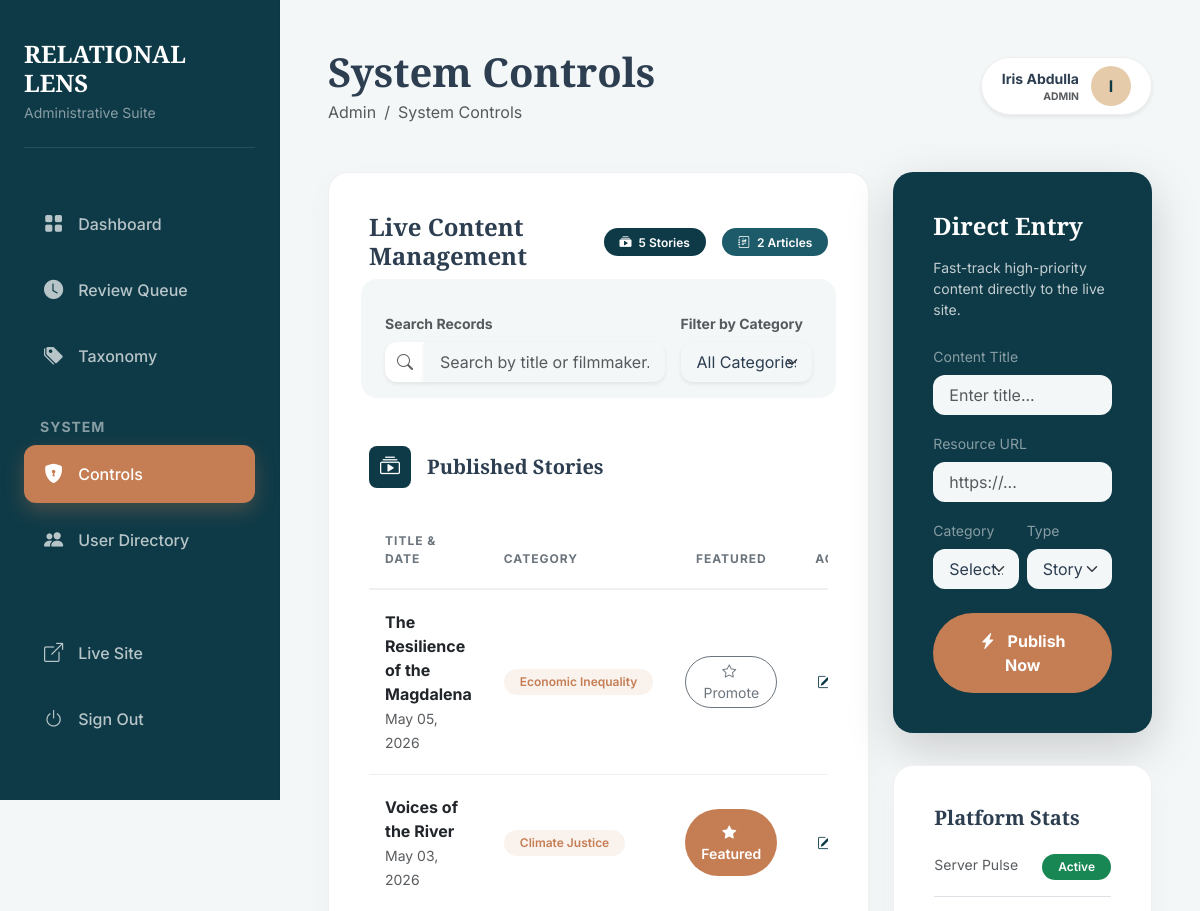
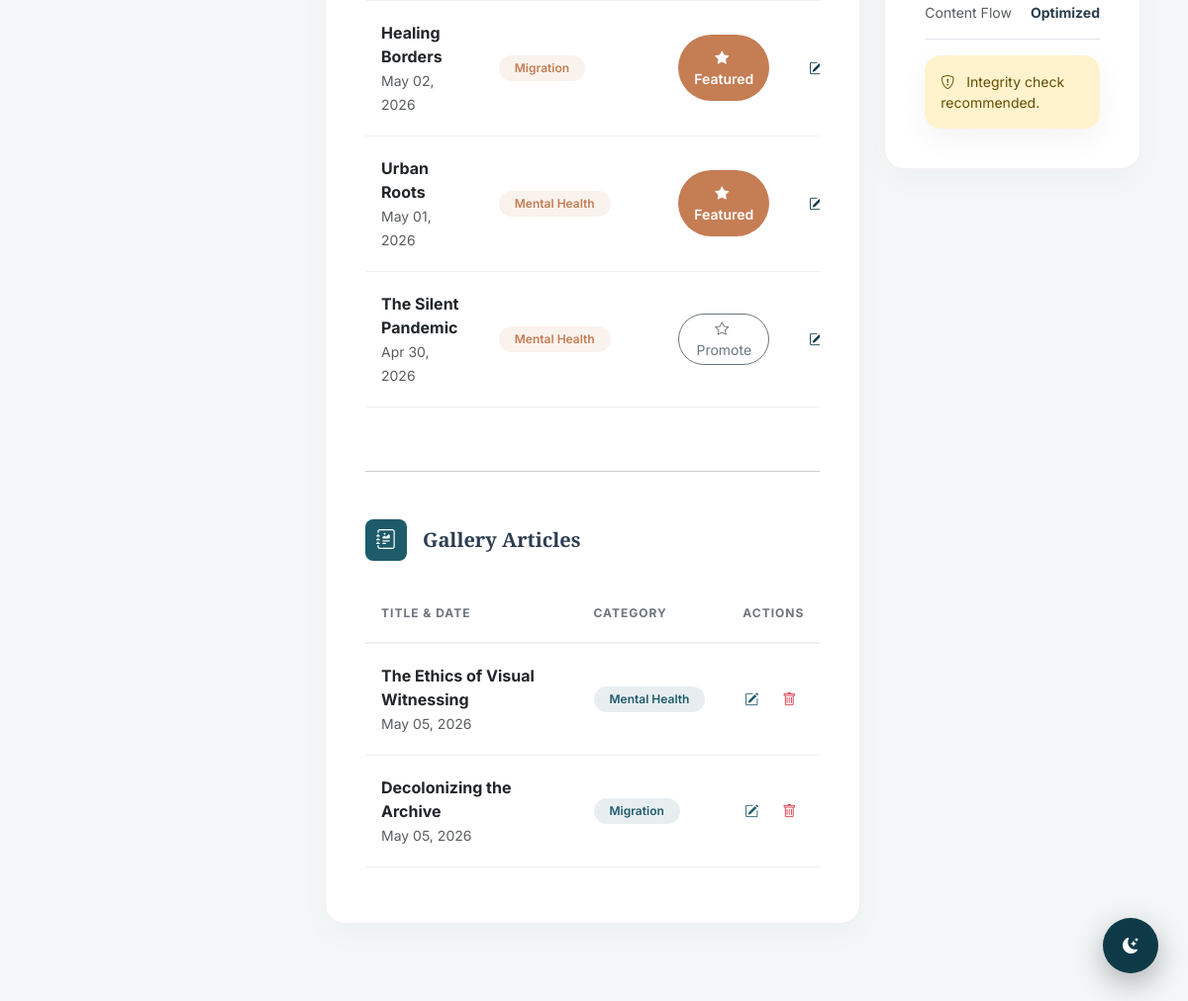
Page /admin/superadmin.php (signed in) on the committed database (2 pictures, top to bottom).
### tables this page shows
CREATE TABLE `stories` (
  `id` int(11) NOT NULL,
  `title` varchar(300) NOT NULL,
  `slug` varchar(300) NOT NULL,
  `description` text DEFAULT NULL,
  `transcript` longtext DEFAULT NULL,
  `video_url` varchar(500) DEFAULT NULL,
  `thumbnail_url` varchar(500) DEFAULT NULL,
  `duration_seconds` int(11) DEFAULT NULL,
  `filmmaker_name` varchar(200) DEFAULT NULL,
  `filmmaker_email` varchar(255) DEFAULT NULL,
  `filmmaker_bio` text DEFAULT NULL,
  `community_credit` text DEFAULT NULL COMMENT 'Who the story is WITH, not about',
  `region_id` int(11) DEFAULT NULL,
  `category_id` int(11) DEFAULT NULL,
  `language` varchar(100) DEFAULT 'English',
  `subtitles_available` tinyint(1) DEFAULT 0,
  `status` enum('draft','pending','under_review','approved','rejected') DEFAULT 'draft',
  `ethics_consent` tinyint(1) DEFAULT 0 COMMENT 'Must be 1 before submission',
  `decolonial_tags` longtext DEFAULT NULL COMMENT 'e.g. ["indigenous","land rights","anti-colonial"]',
  `views_count` int(11) DEFAULT 0,
  `created_at` timestamp NULL DEFAULT current_timestamp(),
  `updated_at` timestamp NULL DEFAULT current_timestamp() ON UPDATE current_timestamp(),
  `approved_at` timestamp NULL DEFAULT NULL,
  `approved_by` int(11) DEFAULT NULL,
  `is_featured` tinyint(1) DEFAULT 0
);

CREATE TABLE `categories` (
  `id` int(11) NOT NULL,
  `name` varchar(150) NOT NULL,
  `icon` varchar(100) DEFAULT NULL,
  `slug` varchar(150) NOT NULL
);

CREATE TABLE `articles` (
  `id` int(11) NOT NULL,
  `author_id` int(11) NOT NULL COMMENT 'Links to users.id',
  `title` varchar(255) NOT NULL,
  `slug` varchar(255) NOT NULL,
  `excerpt` text DEFAULT NULL COMMENT 'Brief summary for the Gallery grid',
  `content` longtext DEFAULT NULL COMMENT 'The full article/essay body',
  `image_url` varchar(500) DEFAULT NULL COMMENT 'Main photo for the article',
  `category_id` int(11) DEFAULT NULL COMMENT 'Links to categories.id (Grand Challenges)',
  `related_story_id` int(11) DEFAULT NULL COMMENT 'Optional link to a documentary (stories.id)',
  `status` enum('pending','approved','rejected') DEFAULT 'pending',
  `created_at` timestamp NULL DEFAULT current_timestamp(),
  `updated_at` timestamp NULL DEFAULT current_timestamp() ON UPDATE current_timestamp()
);

### admin/superadmin.php (the view, shortened to what this page needs)
<?php
require_once '../config/db.php';
require_once 'layout.php';
$approvedStories = $pdo->query("SELECT s.*, c.name as category_name FROM stories s LEFT JOIN categories c ON s.category_id = c.id WHERE s.status = 'approved' ORDER BY s.created_at DESC")->fetchAll();
$approvedArticles = $pdo->query("SELECT a.*, c.name as category_name FROM articles a LEFT JOIN categories c ON a.category_id = c.id WHERE a.status = 'approved' ORDER BY a.created_at DESC")->fetchAll();
?>
<div class="row g-4">
    <div class="col-lg-8">
        <div class="admin-card">
            <div class="d-flex justify-content-between align-items-center mb-4">
                <h4 class="playfair fw-bold mb-0">Live Content Management</h4>
                <div class="d-flex gap-3">
                    <span class="badge bg-navy text-white px-3 py-2 rounded-pill small">
                        <i class="bi bi-collection-play-fill me-1"></i> <?= count($approvedStories) ?> Stories
                    </span>
                    <span class="badge bg-teal text-white px-3 py-2 rounded-pill small">
                        <i class="bi bi-journal-richtext me-1"></i> <?= count($approvedArticles) ?> Articles
                    </span>
                </div>
            </div>
            <div class="row g-3 mb-5 p-3 rounded-4" style="background: var(--bg-color);">
                <div class="col-md-8">
                    <label class="form-label small fw-bold text-muted">Search Records</label>
                    <div class="input-group">
                        <span class="input-group-text bg-white border-end-0 border-0 shadow-sm" style="border-radius: 12px 0 0 12px;"><i class="bi bi-search text-muted"></i></span>
                        <input type="text" id="contentSearch" class="form-control border-start-0 border-0 shadow-sm py-2" placeholder="Search by title or filmmaker..." style="border-radius: 0 12px 12px 0;">
                    </div>
                </div>
                <div class="col-md-4">
                    <label class="form-label small fw-bold text-muted">Filter by Category</label>
                    <select id="categoryFilter" class="form-select border-0 shadow-sm py-2" style="border-radius: 12px;">
                        <option value="all">All Categories</option>
                    </select>
                </div>
            </div>
            <div class="mb-5">
                <div class="d-flex align-items-center mb-4">
                    <div class="icon-box bg-navy text-white rounded-3 me-3 p-2">
                        <i class="bi bi-collection-play fs-5"></i>
                    </div>
                    <h5 class="playfair fw-bold mb-0">Published Stories</h5>
                </div>
                <div class="table-responsive">
                    <table class="table table-hover align-middle" id="storyTable">
                        <thead>
                            <tr class="text-muted small">
                                <th>TITLE & DATE</th>
                                <th>CATEGORY</th>
                                <th class="text-center">FEATURED</th>
                                <th class="text-end">ACTIONS</th>
                            </tr>
                        </thead>
                        <tbody>
                            <?php foreach ($approvedStories as $story): ?>
                            <tr class="content-row" data-category="<?= htmlspecialchars($story['category_name']) ?>" data-search="<?= strtolower($story['title'] . ' ' . $story['filmmaker_name']) ?>">
                                <td>
                                    <div class="fw-bold"><?= htmlspecialchars($story['title']) ?></div>
                                    <small class="text-muted"><?= date('M d, Y', strtotime($story['created_at'])) ?></small>
                                </td>
                                <td><span class="badge bg-terracotta-soft text-terracotta px-3"><?= htmlspecialchars($story['category_name']) ?></span></td>
                                <td class="text-center">
                                    <form method="POST" style="display:inline;">
                                        <button type="submit" name="toggle_feature" class="btn btn-sm <?= $story['is_featured'] ? 'btn-terracotta' : 'btn-outline-secondary' ?> rounded-pill px-3">
                                            <i class="bi <?= $story['is_featured'] ? 'bi-star-fill' : 'bi-star' ?> me-1"></i>
                                            <?= $story['is_featured'] ? 'Featured' : 'Promote' ?>
                                        </button>
                                    </form>
                                </td>
                                <td class="text-end">
                                    <div class="d-flex gap-2 justify-content-end">
                                        <a href="edit_story.php?id=<?= $story['id'] ?>" class="btn btn-sm btn-outline-navy border-0 rounded-circle" title="Edit"><i class="bi bi-pencil-square"></i></a>
                                    </div>
                                </td>
                            </tr>
                            <?php endforeach; ?>
                        </tbody>
                    </table>
                </div>
            </div>
            <hr class="my-5 opacity-5">
            <div>
                <div class="d-flex align-items-center mb-4">
                    <div class="icon-box bg-teal text-white rounded-3 me-3 p-2">
                        <i class="bi bi-journal-richtext fs-5"></i>
                    </div>
                    <h5 class="playfair fw-bold mb-0">Gallery Articles</h5>
                </div>
                <div class="table-responsive">
                    <table class="table table-hover align-middle" id="articleTable">
                        <thead>
                            <tr class="text-muted small">
                                <th>TITLE & DATE</th>
                                <th>CATEGORY</th>
                                <th class="text-end">ACTIONS</th>
                            </tr>
                        </thead>
                        <tbody>
                            <?php foreach ($approvedArticles as $article): ?>
                            <tr class="content-row" data-category="<?= htmlspecialchars($article['category_name'] ?: 'General') ?>" data-search="<?= strtolower($article['title']) ?>">
                                <td>
                                    <div class="fw-bold"><?= htmlspecialchars($article['title']) ?></div>
                                    <small class="text-muted"><?= date('M d, Y', strtotime($article['created_at'])) ?></small>
                                </td>
                                <td><span class="badge bg-teal-soft text-teal px-3"><?= htmlspecialchars($article['category_name'] ?: 'General') ?></span></td>
                                <td class="text-end">
                                    <div class="d-flex gap-2 justify-content-end">
                                        <a href="edit_article.php?id=<?= $article['id'] ?>" class="btn btn-sm btn-outline-teal border-0 rounded-circle" title="Edit"><i class="bi bi-pencil-square"></i></a>
                                        <a href="superadmin.php?delete_id=<?= $article['id'] ?>&type=article&csrf_token=<?= $_SESSION['csrf_token'] ?>" class="btn btn-sm btn-outline-danger border-0 rounded-circle" onclick="return confirm('Permanently delete this article?')" title="Delete"><i class="bi bi-trash"></i></a>
                                    </div>
                                </td>
                            </tr>
                            <?php endforeach; ?>
                        </tbody>
                    </table>
                </div>
            </div>
        </div>
    </div>
    <div class="col-lg-4">
        <div class="admin-card bg-navy text-white border-0 shadow-lg">
            <h4 class="playfair fw-bold mb-3 text-white">Direct Entry</h4>
            <p class="opacity-75 small mb-4">Fast-track high-priority content directly to the live site.</p>
            <form method="POST" action="superadmin.php">
                <div class="mb-3">
                    <label class="form-label small text-white-50">Content Title</label>
                    <input type="text" name="title" class="form-control border-0 py-2" placeholder="Enter title..." required>
                </div>
                <div class="mb-3">
                    <label class="form-label small text-white-50">Resource URL</label>
                    <input type="url" name="resource_url" class="form-control border-0 py-2" placeholder="https://..." required>
                </div>
                <div class="row g-2 mb-4">
                    <div class="col-6">
                        <label class="form-label small text-white-50">Category</label>
                        <select name="category_id" class="form-select border-0 py-2" required>
                            <option value="">Select...</option>
                        </select>
                    </div>
                    <div class="col-6">
                        <label class="form-label small text-white-50">Type</label>
                        <select name="pub_type" class="form-select border-0 py-2" required>
                            <option value="story">Story</option>
                        </select>
                    </div>
                </div>
                <button type="submit" name="quick_pub" class="btn btn-terracotta w-100 py-3 fw-bold">
                    <i class="bi bi-lightning-charge-fill me-2"></i> Publish Now
                </button>
            </form>
        </div>
        <div class="admin-card">
            <h5 class="playfair fw-bold mb-4">Platform Stats</h5>
            <div class="d-flex justify-content-between mb-3 pb-3 border-bottom">
                <span class="text-muted small">Server Pulse</span>
                <span class="badge bg-success text-white px-3">Active</span>
            </div>
            <div class="d-flex justify-content-between mb-3 pb-3 border-bottom">
                <span class="text-muted small">Content Flow</span>
                <span class="fw-bold small">Optimized</span>
            </div>
            <div class="alert alert-warning py-3 small mb-0 mt-3 border-0">
                <i class="bi bi-shield-exclamation me-2"></i> Integrity check recommended.
            </div>
        </div>
    </div>
</div>

### admin/layout.php (style rules this page uses)
:root { --navy: #0E3A47; --navy-light: #164a5a; --terracotta: #C57D54; --terracotta-hover: #a8623d; --sand: #E5CBAA; --sage: #4B8759; --teal: #1E5B6A; --offwhite: #F8F9FA; --transition: all 0.3s cubic-bezier(0.165, 0.84, 0.44, 1); --bg-color: #f4f7f8; --card-bg: #ffffff; --text-color: #2c3e50; --text-muted: #6c757d; --card-border: rgba(0,0,0,0.06); --sidebar-bg: var(--navy); --nav-link-color: rgba(255,255,255,0.7); }
body { font-family: 'Inter', sans-serif; background-color: var(--bg-color); color: var(--text-color); transition: background-color 0.3s ease, color 0.3s ease; min-height: 100vh; }
.playfair { font-family: 'Playfair Display', serif; }
.admin-card { background: var(--card-bg); border-radius: 24px; padding: 2.5rem; border: 1px solid var(--card-border); box-shadow: 0 10px 40px rgba(0,0,0,0.03); margin-bottom: 2rem; transition: var(--transition); }
.table { color: var(--text-color); }
.table thead th { background-color: transparent; border-bottom: 2px solid var(--card-border); color: var(--text-muted); font-size: 0.75rem; text-transform: uppercase; letter-spacing: 1px; font-weight: 700; padding: 1.25rem 1rem; }
.table tbody td { padding: 1.25rem 1rem; border-bottom: 1px solid var(--card-border); vertical-align: middle; }
.form-control, .form-select { background-color: var(--bg-color); border: 1px solid var(--card-border); color: var(--text-color); border-radius: 12px; padding: 0.75rem 1rem; }
.badge { padding: 0.6em 1.2em; border-radius: 50px; font-weight: 600; }
.btn-terracotta { background-color: var(--terracotta); color: white; border: none; padding: 0.8rem 1.8rem; border-radius: 50px; font-weight: 600; transition: var(--transition); }
.btn-outline-navy { border: 2px solid var(--navy); color: var(--navy); border-radius: 50px; font-weight: 600; }
.btn-outline-teal { border: 2px solid var(--teal); color: var(--teal); border-radius: 50px; font-weight: 600; }
.alert { border-radius: 16px; border: none; box-shadow: 0 10px 30px rgba(0,0,0,0.05); }
.text-terracotta { color: var(--terracotta) !important; }
.text-teal { color: var(--teal) !important; }
.bg-navy { background-color: var(--navy) !important; }
.bg-teal { background-color: var(--teal) !important; }
.bg-terracotta-soft { background-color: rgba(197, 125, 84, 0.1) !important; }
.bg-teal-soft { background-color: rgba(30, 91, 106, 0.1) !important; }

### admin/superadmin.php (style rules this page uses)
.admin-card { background: var(--card-bg); border-radius: 20px; padding: 2.5rem; box-shadow: 0 10px 30px rgba(0,0,0,0.03); border: 1px solid var(--card-border); margin-bottom: 2rem; }
.icon-box { display: inline-flex; align-items: center; justify-content: center; width: 42px; height: 42px; }

### rows in the picture
stories: title "The Resilience of the Magdalena", created_at "May 05, 2026", category.name "Economic Inequality", is_featured 0 (drawn)
stories: title "Voices of the River", created_at "May 03, 2026", category.name "Climate Justice", is_featured 1 (drawn)
stories: title "Healing Borders", created_at "May 02, 2026", category.name "Migration", is_featured 1 (drawn)
stories: title "Urban Roots", created_at "May 01, 2026", category.name "Mental Health", is_featured 1 (drawn)
stories: title "The Silent Pandemic", created_at "Apr 30, 2026", category.name "Mental Health", is_featured 0 (drawn)
articles: title "The Ethics of Visual Witnessing", created_at "May 05, 2026", category.name "Mental Health"
articles: title "Decolonizing the Archive", created_at "May 05, 2026", category.name "Migration"

### other values in the picture
$title "System Controls"
$_SESSION['user_name'] "Iris Abdulla"
$_SESSION['user_role'] "ADMIN"
substr($_SESSION['user_name'], 0, 1) "I"
count($approvedStories) "5"
count($approvedArticles) "2"
